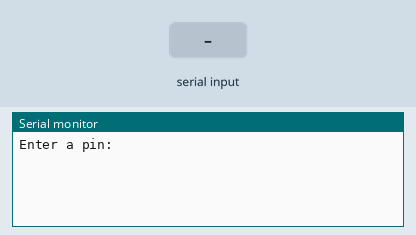
This sketch was run on a simulated Arduino Uno, built with avr-gcc and run on an emulated ATmega328P. On the bench: the last lines printed to the serial monitor. Inputs (shaded band) come from the test bench.

Above: at 1.2 s.
1.3 s: byte 30 received over Serial
At 2.4 s:
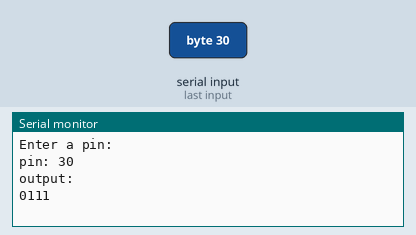
2.8 s: byte 90 received over Serial
At 6.3 s:
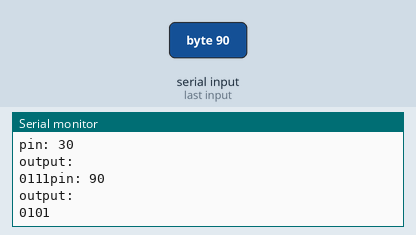

The sketch:

binary_convserion.ino
```cpp
int R1 = 7;// pins for hodling the binary to decimal visual
int R2 = 6;
int R3 = 5;
int R4 = 4;

int binaries [4]; // for bit binary list

char input ;// user input 4 bit binary decimal

void setup() {
  // put your setup code here, to run once:
   Serial.begin(9600);
   Serial.println("Enter a pin:");
   pinMode(R1,OUTPUT);
   pinMode(R2,OUTPUT);
   pinMode(R3,OUTPUT);
   pinMode(R4,OUTPUT);
}

void loop() {
  // put your main code here, to run repeatedly:
  if(Serial.available()){

    int input = Serial.read();
    Serial.print("pin: ");
    Serial.println(input);

  // convert character input into integer as the character is an whole number input
    int x = int(input / 2);// removing decimal number for conversion to integer
    int x_2 = (input % 2);// finding the reminder
    binaries[0] = x_2;// send the reminder to the binaries array

    int y = int(x/2);
    int y_2 = (x % 2);
    binaries[1] = y_2 ;

    int z = int(y/2);
    int z_2 = (y % 2);
    binaries[2] = z_2;

    int a = z ;
    int a_2 = (a%2);
    binaries[3] = a_2;
    Serial.println("output:");
    Serial.print(binaries[0]);
    Serial.print(binaries[1]);
    Serial.print(binaries[2]);
    Serial.print(binaries[3]);
    delay(500);
            // reverse array

    digitalWrite(R1,binaries[0]); //binaries is used as the HIGH(1) or LOW(0) for each pin
    digitalWrite(R2,binaries[1]);
    digitalWrite(R3,binaries[2]);
    digitalWrite(R4,binaries[3]);
    delay(3000);
    digitalWrite(R1,LOW); //binaries is used as the HIGH(1) or LOW(0) for each pin
    digitalWrite(R2,LOW);
    digitalWrite(R3,LOW);
    digitalWrite(R4,LOW);


  }

}
```

Measured:
- after the input at 1.3 s, the serial monitor: prints a new line at once (image 1)
- after the input at 2.8 s, the serial monitor: prints a new line after 2.0 s (image 2)
